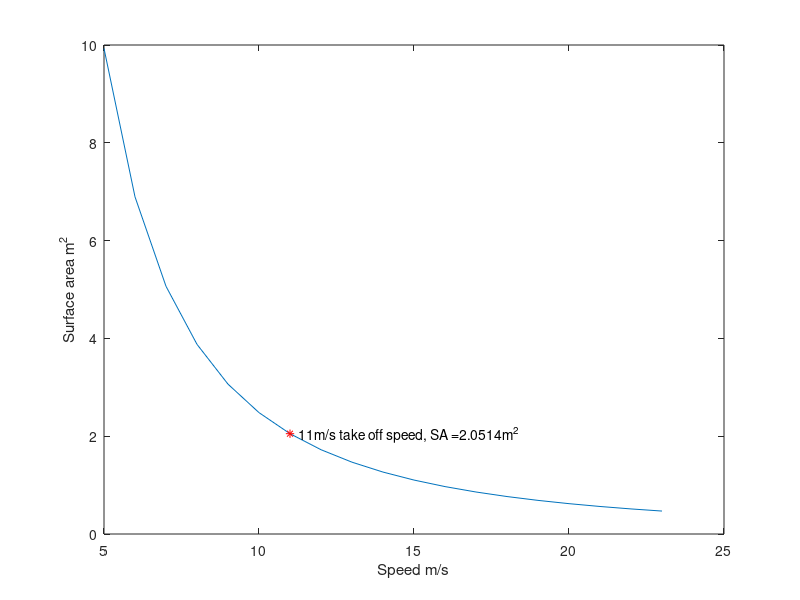
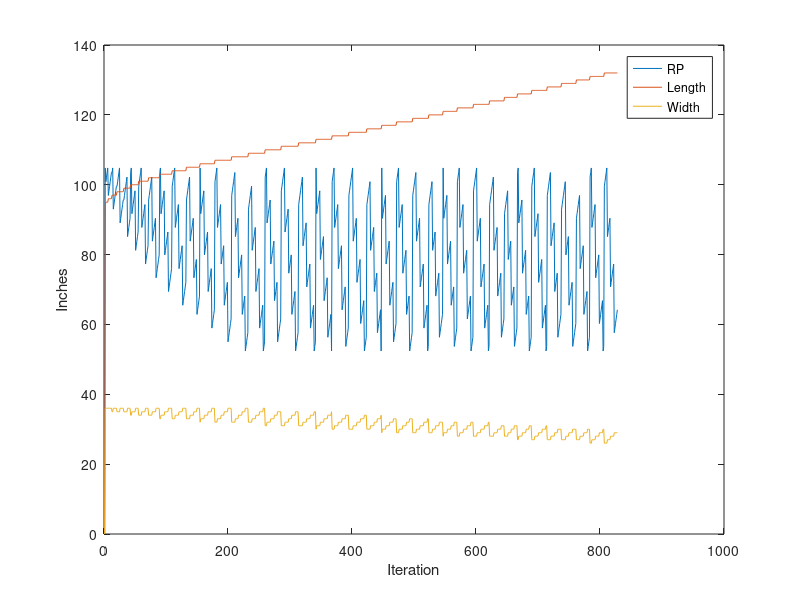

MATLAB code for these plots, in order:
clear all
close all
clc
%% Weight -> Lift -> Drag -> Thrust

%% weight
weight = 41*.453592*9.81;%weight 55  lbs in newtons

%% Lift

d = 1.225; %kg/m^3 = will be a function of altitude in final flight calc
CL = 1.2;%Coefficient of lift
vp = 11;% take off speed m/s

Lift = weight;
length = 11*.3048;
SA = 0;
speeds = [5:1:23];

for i = speeds
vel = i;
S = ((2*Lift)/(d*vel^2*CL));

width = (S/length);%*3.28084;
SA = [SA S];
end

take = ((2*Lift)/(d*vp^2*CL));

plot (speeds,SA(2:end))
hold on
plot(vp,take,'r*')
ylabel('Surface area m^2')
xlabel('Speed m/s')
x1 = vp;
y1 = take;
txt1 = ['   ', num2str(vp) ,'m/s take off speed, SA =',num2str(take),'m^2'];
text(x1,y1,txt1);

surf = take*10.76391;
wit = (take*10.76391)/11;%width in feet of wing


%% Drag

DA = 22;%drag area
V = vp;%stall velocity
cd = .29; %standard drag coefficient of a plane

Drag = cd*DA*0.5*d*V^2;

%% Thrust

diami = 15;
pitch = 6;

RPM = 18000;

C1 = 4.392399*10^-8;
C2 = 4.23333*10^-4;

propC = .015;
P = RPM*propC;
Thrust = C1*RPM*((diami^3.5)/sqrt(pitch))*(C2*RPM*pitch); %source: http://www.electricrcaircraftguy.com/2013/09/propeller-static-dynamic-thrust-equation.html
%% DATA

T_ex = Thrust - Drag;%excess thrust
acc = T_ex/weight; %acceleration achievable
% dis = (0.3048*170);
%TOV = sqrt(2*acc*dis)
dis = ((vp^2)/(2*acc))*3.28084;
time = (2*(dis))/vp;

%% Wing Shape


prompt = 'Which point would you like to pull?';
point = 800;%input(prompt);

%prompt2 = 'What is the wing length?';
%x = input(prompt2);

B_Perc = .4;
SA = surf*144;

Length = 0;
Width = 0;
RP = 0;


for x = 0:1:132
    L = x;
    for y = 0:1:36
        W = y;
        for z = .4:.01:.8
            R = z;
            
            B = W*B_Perc;
            ll = L*R;
            
            T = L - ll;
            Q = W - B;
            
            Surf = (ll*Q)+(B*L)+((Q*T)/2);
            
            if Surf>SA && Surf<(SA*1.02)
                Length = [Length L];
                Width = [Width W];
                RP = [RP R];                            
            end
            
        end
    end
end

Wing_Length = Length(point);
Wing_Width = Width(point);
Wing_RP = RP(point)*Wing_Length;

figure(2)
plot(RP*Wing_Length)
hold on
plot(Length)
hold on
plot(Width)
hold on
legend('RP','Length','Width')
xlabel('Iteration')
ylabel('Inches')



%% Display

Saa=['Surface Area = ',num2str(surf)];
ac=['Acceleration = ',num2str(acc)];
dists=['Distance = ',num2str(dis)];
thr=['Thrust = ',num2str(Thrust)];

wl=['Wing Length = ',num2str(Wing_Length/12/2)];
ww=['Wing Width = ',num2str(Wing_Width/12)];
cl=['Chamfer Location = ',num2str(Wing_RP/12/2)];

disp('-------')

disp(wl)
disp(ww)
disp(cl)

disp('-------')

disp(Saa)
disp(ac)
disp(dists)
disp(thr)